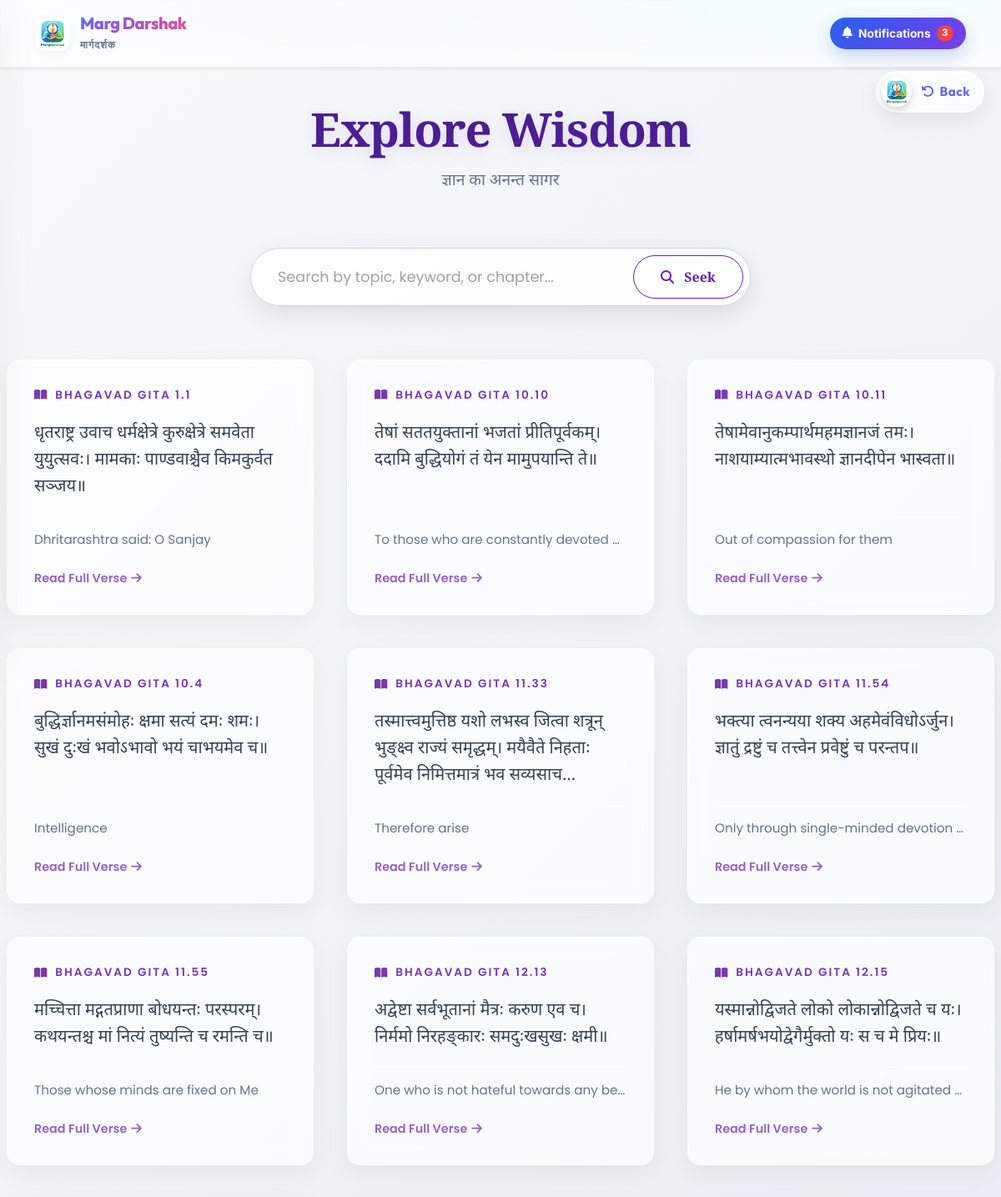
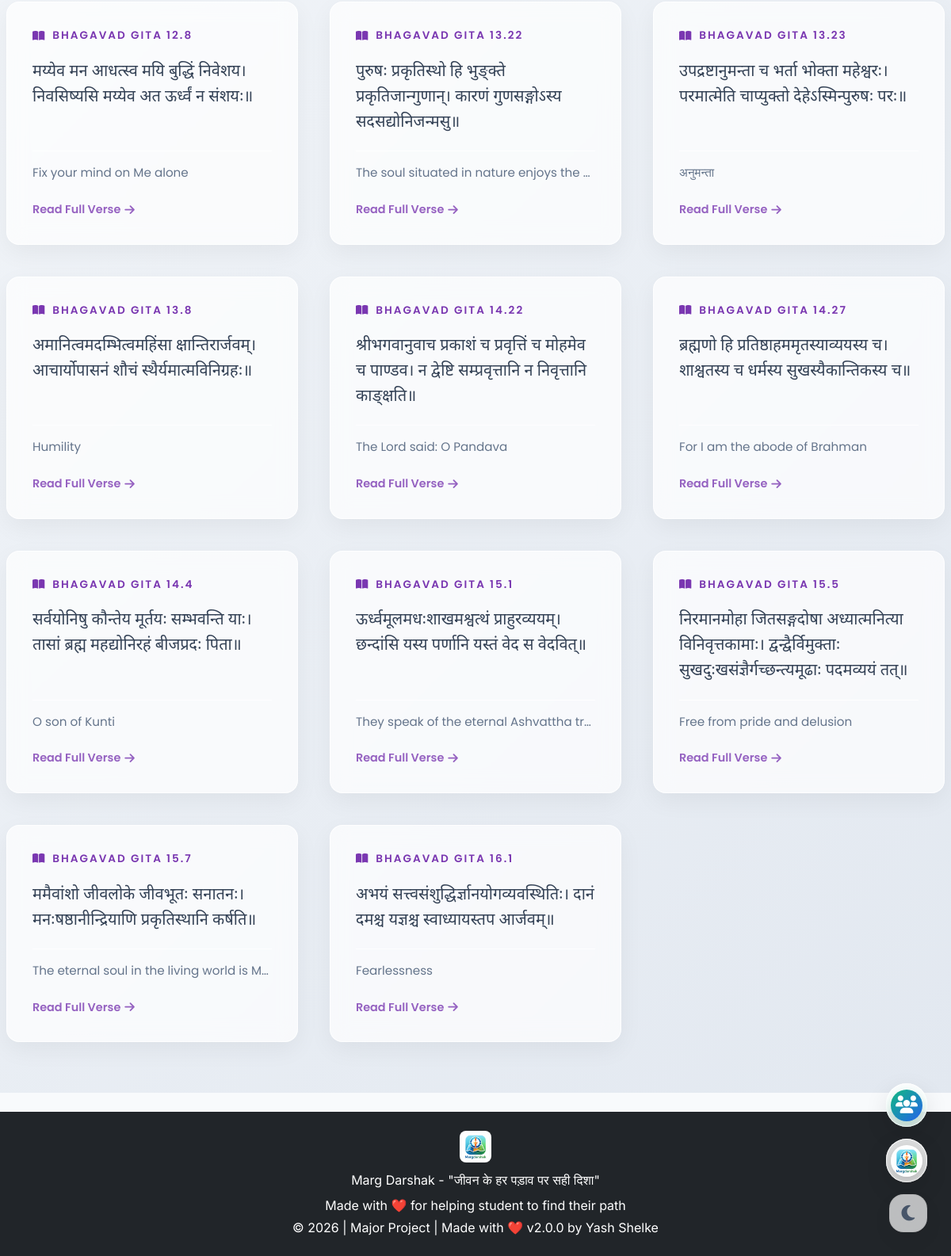
Page /gyan/search (signed in) on the committed database (2 pictures, top to bottom).
### tables this page shows
CREATE TABLE "gyan_kosh" (
"source" TEXT,
  "chapter" TEXT,
  "verse_number" TEXT,
  "sanskrit_text" TEXT,
  "hindi_meaning" TEXT,
  "english_meaning" TEXT,
  "practical_application" TEXT,
  "tags" TEXT,
  "audio_url" TEXT
);

### app.py (the view)
@app.route('/gyan/search')
@login_required
def gyan_search():
    try:
        query = request.args.get('q', '').strip()
        conn = get_db_connection()
        if query:
            search_pattern = f'%{query}%'
            shlokas = conn.execute('''
                SELECT * FROM gyan_kosh
                WHERE hindi_meaning LIKE ?
                OR english_meaning LIKE ?
                OR practical_application LIKE ?
                OR tags LIKE ?
            ''', (search_pattern, search_pattern, search_pattern, search_pattern)).fetchall()
            log_activity('wisdom_search', 'gyan', f'Searched wisdom: "{query}"',
                        f"Found {len(shlokas)} results")
        else:
            shlokas = conn.execute('SELECT * FROM gyan_kosh ORDER BY chapter, verse_number LIMIT 20').fetchall()
        conn.close()
        shloka_list = []
        for row in shlokas:
            shloka_list.append(dict(row))
        return render_template('gyan/search.html',
                             shlokas=shloka_list,
                             query=query)
    except Exception as e:
        print(f"Search error: {e}")
        return f"Error: {e}", 500

### app.py (called while the page is built)
def login_required(f):
    @wraps(f)
    def decorated_function(*args, **kwargs):
        if not getattr(g, 'current_user', None):
            flash('Please log in to access this feature.', 'warning')
            return redirect(url_for('login'))
        return f(*args, **kwargs)
    return decorated_function

def get_db_connection():
    conn = sqlite3.connect(DB_PATH)
    conn.row_factory = sqlite3.Row
    return conn

@app.before_request
def load_current_user():
    user_id = session.get('user_id')
    if user_id:
        try:
            conn = get_db_connection()
            user = conn.execute('SELECT id, username, email FROM users WHERE id = ?', (user_id,)).fetchone()
            conn.close()
            if user:
                from flask import g
                g.current_user = dict(user)
            else:
                session.pop('user_id', None)
        except Exception:
            session.pop('user_id', None)

### templates/gyan/search.html (shortened to what this page needs)
{% extends 'base.html' %}
{% block content %}
<div class="explore-container">
    <div class="page-header">
        <h1 class="page-title">Explore Wisdom</h1>
        <p class="devanagari" style="color: var(--theme-text-sub); font-size: 1.2rem;">ज्ञान का अनन्त सागर</p>
    </div>
    <div class="search-wrapper">
        <form action="/gyan/search" method="get">
            <div class="search-input-group">
                <input type="text" class="search-input" name="q"
                       placeholder="Search by topic, keyword, or chapter..."
                       value="{{ query }}">
                <button class="search-btn" type="submit">
                    <i class="fas fa-search me-2"></i> Seek
                </button>
            </div>
        </form>
    </div>
    <div class="wisdom-grid">
        {% if shlokas %}
            {% for shloka in shlokas %}
            <a href="/gyan/detail/{{ shloka.id }}" class="wisdom-card">
                <div class="card-source">
                    <i class="fas fa-book-open"></i> {{ shloka.source }} {{ shloka.chapter }}.{{ shloka.verse_number }}
                </div>
                <div class="card-shlok devanagari">
                    {{ shloka.sanskrit_text[:120] }}{% if shloka.sanskrit_text|length > 120 %}...{% endif %}
                </div>
                <div class="card-meaning">
                    {{ shloka.english_meaning }}
                </div>
                <div class="card-action">
                    Read Full Verse <i class="fas fa-arrow-right action-icon"></i>
                </div>
            </a>
            {% endfor %}
        {% endif %}
    </div>
</div>
{% endblock %}

### static/css/style.css (style rules this page uses)
:root { --brand-50: #f5f3ff; --brand-100: #ede9fe; --brand-500: #8b5cf6; --brand-600: #7c3aed; --brand-700: #6d28d9; --gradient-hero: linear-gradient(135deg, #fdfbfb 0%, #ebedee 100%); --gradient-hero-dark: linear-gradient(135deg, #0f172a 0%, #1e1b4b 100%); --gradient-primary: linear-gradient(135deg, #6366f1 0%, #ec4899 100%); --gradient-success: linear-gradient(135deg, #10b981 0%, #059669 100%); --gradient-warning: linear-gradient(135deg, #f59e0b 0%, #d97706 100%); --gradient-danger: linear-gradient(135deg, #ef4444 0%, #b91c1c 100%); --bg-page: #f8fafc; --bg-surface: rgba(255, 255, 255, 0.7); --border-subtle: rgba(255, 255, 255, 0.5); --text-main: #0f172a; --text-muted: #64748b; --shadow-soft: 0 4px 20px -2px rgba(0, 0, 0, 0.05); --shadow-float: 0 20px 40px -4px rgba(99, 102, 241, 0.15); }
body { font-family: 'Inter', sans-serif; background-color: var(--bg-page); background-image: radial-gradient(at 40% 20%, hsla(250,100%,74%,0.15) 0px, transparent 50%), radial-gradient(at 80% 0%, hsla(189,100%,56%,0.15) 0px, transparent 50%), radial-gradient(at 0% 50%, hsla(355,100%,93%,0.1) 0px, transparent 50%); background-size: 100% 100%; color: var(--text-main); min-height: 100vh; background-attachment: fixed; overflow-x: hidden; position: relative; }
body::before { content: ''; position: fixed; top: 0; left: 0; width: 100vw; height: 100vh; background-image: linear-gradient(to right, rgba(99, 102, 241, 0.05) 1px, transparent 1px), linear-gradient(to bottom, rgba(99, 102, 241, 0.05) 1px, transparent 1px); background-size: 40px 40px; z-index: -1; pointer-events: none; }
html { scrollbar-width: none; }
h1, h2, h3, h4, h5, h6, .card-title, .modal-title { font-family: 'Outfit', sans-serif; letter-spacing: -0.02em; font-weight: 700; }

### templates/base.html (style rules this page uses)
body { transition: background-color 0.3s ease, color 0.3s ease; }

### rows in the picture
gyan_kosh: source "BHAGAVAD GITA", chapter "1", verse_number "1", sanskrit_text "धृतराष्ट्र उवाच धर्मक्षेत्रे कुरुक्षेत्रे समवेता युयुत्सवः। मामकाः पाण्डवाश्चैव किमकुर्वत सञ्जय॥", english_meaning "Dhritarashtra said: O Sanjay"
gyan_kosh: source "BHAGAVAD GITA", chapter "10", verse_number "10", sanskrit_text "तेषां सततयुक्तानां भजतां प्रीतिपूर्वकम्। ददामि बुद्धियोगं तं येन मामुपयान्ति ते॥", english_meaning "To those who are constantly devoted…"
gyan_kosh: source "BHAGAVAD GITA", chapter "10", verse_number "11", sanskrit_text "तेषामेवानुकम्पार्थमहमज्ञानजं तमः। नाशयाम्यात्मभावस्थो ज्ञानदीपेन भास्वता॥", english_meaning "Out of compassion for them"
gyan_kosh: source "BHAGAVAD GITA", chapter "10", verse_number "4", sanskrit_text "बुद्धिर्ज्ञानमसंमोहः क्षमा सत्यं दमः शमः। सुखं दुःखं भवोऽभावो भयं चाभयमेव च॥", english_meaning "Intelligence"
gyan_kosh: source "BHAGAVAD GITA", chapter "11", verse_number "33", sanskrit_text "तस्मात्त्वमुत्तिष्ठ यशो लभस्व जित्वा शत्रून् भुङ्क्ष्व राज्यं समृद्धम्। मयैवैते निहताः पूर्वमेव निमित्तमात्रं भव सव्यसाच", english_meaning "Therefore arise"
gyan_kosh: source "BHAGAVAD GITA", chapter "11", verse_number "54", sanskrit_text "भक्त्या त्वनन्यया शक्य अहमेवंविधोऽर्जुन। ज्ञातुं द्रष्टुं च तत्त्वेन प्रवेष्टुं च परन्तप॥", english_meaning "Only through single-minded devotion…"
gyan_kosh: source "BHAGAVAD GITA", chapter "11", verse_number "55", sanskrit_text "मच्चित्ता मद्गतप्राणा बोधयन्तः परस्परम्। कथयन्तश्च मां नित्यं तुष्यन्ति च रमन्ति च॥", english_meaning "Those whose minds are fixed on Me"
gyan_kosh: source "BHAGAVAD GITA", chapter "12", verse_number "13", sanskrit_text "अद्वेष्टा सर्वभूतानां मैत्रः करुण एव च। निर्ममो निरहङ्कारः समदुःखसुखः क्षमी॥", english_meaning "One who is not hateful towards any be…"
gyan_kosh: source "BHAGAVAD GITA", chapter "12", verse_number "15", sanskrit_text "यस्मान्नोद्विजते लोको लोकान्नोद्विजते च यः। हर्षामर्षभयोद्वेगैर्मुक्तो यः स च मे प्रियः॥", english_meaning "He by whom the world is not agitated…"
gyan_kosh: source "BHAGAVAD GITA", chapter "12", verse_number "8", sanskrit_text "मय्येव मन आधत्स्व मयि बुद्धिं निवेशय। निवसिष्यसि मय्येव अत ऊर्ध्वं न संशयः॥", english_meaning "Fix your mind on Me alone"
gyan_kosh: source "BHAGAVAD GITA", chapter "13", verse_number "22", sanskrit_text "पुरुषः प्रकृतिस्थो हि भुङ्क्ते प्रकृतिजान्गुणान्। कारणं गुणसङ्गोऽस्य सदसद्योनिजन्मसु॥", english_meaning "The soul situated in nature enjoys the…"
gyan_kosh: source "BHAGAVAD GITA", chapter "13", verse_number "23", sanskrit_text "उपद्रष्टानुमन्ता च भर्ता भोक्ता महेश्वरः। परमात्मेति चाप्युक्तो देहेऽस्मिन्पुरुषः परः॥", english_meaning "अनुमन्ता"
gyan_kosh: source "BHAGAVAD GITA", chapter "13", verse_number "8", sanskrit_text "अमानित्वमदम्भित्वमहिंसा क्षान्तिरार्जवम्। आचार्योपासनं शौचं स्थैर्यमात्मविनिग्रहः॥", english_meaning "Humility"
gyan_kosh: source "BHAGAVAD GITA", chapter "14", verse_number "22", sanskrit_text "श्रीभगवानुवाच प्रकाशं च प्रवृत्तिं च मोहमेव च पाण्डव। न द्वेष्टि सम्प्रवृत्तानि न निवृत्तानि काङ्क्षति॥", english_meaning "The Lord said: O Pandava"
gyan_kosh: source "BHAGAVAD GITA", chapter "14", verse_number "27", sanskrit_text "ब्रह्मणो हि प्रतिष्ठाहममृतस्याव्ययस्य च। शाश्वतस्य च धर्मस्य सुखस्यैकान्तिकस्य च॥", english_meaning "For I am the abode of Brahman"
gyan_kosh: source "BHAGAVAD GITA", chapter "14", verse_number "4", sanskrit_text "सर्वयोनिषु कौन्तेय मूर्तयः सम्भवन्ति याः। तासां ब्रह्म महद्योनिरहं बीजप्रदः पिता॥", english_meaning "O son of Kunti"
gyan_kosh: source "BHAGAVAD GITA", chapter "15", verse_number "1", sanskrit_text "ऊर्ध्वमूलमधःशाखमश्वत्थं प्राहुरव्ययम्। छन्दांसि यस्य पर्णानि यस्तं वेद स वेदवित्॥", english_meaning "They speak of the eternal Ashvattha tr…"
gyan_kosh: source "BHAGAVAD GITA", chapter "15", verse_number "5", sanskrit_text "निरमानमोहा जितसङ्गदोषा अध्यात्मनित्या विनिवृत्तकामाः। द्वन्द्वैर्विमुक्ताः सुखदुःखसंज्ञैर्गच्छन्त्यमूढाः पदमव्ययं तत्॥", english_meaning "Free from pride and delusion"
gyan_kosh: source "BHAGAVAD GITA", chapter "15", verse_number "7", sanskrit_text "ममैवांशो जीवलोके जीवभूतः सनातनः। मनःषष्ठानीन्द्रियाणि प्रकृतिस्थानि कर्षति॥", english_meaning "The eternal soul in the living world is M…"
gyan_kosh: source "BHAGAVAD GITA", chapter "16", verse_number "1", sanskrit_text "अभयं सत्त्वसंशुद्धिर्ज्ञानयोगव्यवस्थितिः। दानं दमश्च यज्ञश्च स्वाध्यायस्तप आर्जवम्॥", english_meaning "Fearlessness"
